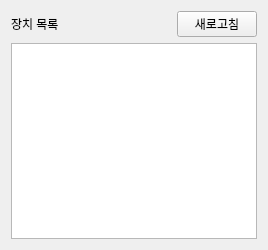
<?xml version='1.0' encoding='utf-8'?>
<ui version="4.0">
 <class>DeviceListWidget</class>
 <widget class="QWidget" name="DeviceListWidget">
  <property name="geometry">
   <rect>
    <x>0</x>
    <y>0</y>
    <width>268</width>
    <height>250</height>
   </rect>
  </property>
  <layout class="QVBoxLayout" name="verticalLayout">
   <item>
    <layout class="QHBoxLayout" name="headerLayout">
     <item>
      <widget class="QLabel" name="label_title">
       <property name="text">
        <string>장치 목록</string>
       </property>
       <property name="alignment">
        <set>Qt::AlignVCenter|Qt::AlignLeft</set>
       </property>
      </widget>
     </item>
     <item>
      <spacer name="horizontalSpacer">
       <property name="orientation">
        <enum>Qt::Horizontal</enum>
       </property>
       <property name="sizeHint" stdset="0">
        <size>
         <width>40</width>
         <height>20</height>
        </size>
       </property>
      </spacer>
     </item>
     <item>
      <widget class="QPushButton" name="button_refresh">
       <property name="minimumSize">
        <size>
         <width>60</width>
         <height>25</height>
        </size>
       </property>
       <property name="text">
        <string>새로고침</string>
       </property>
      </widget>
     </item>
    </layout>
   </item>
   <item>
    <widget class="QListWidget" name="listWidget_devices"/>
   </item>
  </layout>
 </widget>
 <resources/>
 <connections/>
</ui>
